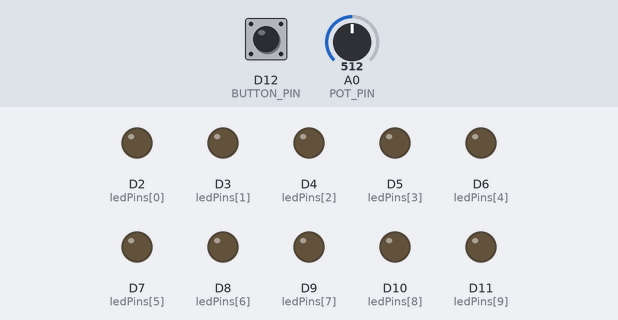
Recording of a sketch running on a simulated Arduino Uno R4 Minima. Parts: output pins drawn as LEDs (lit = HIGH). The test bench sets the inputs (shaded band); at power-on: A0 (POT_PIN) = 512, D12 (BUTTON_PIN) HIGH (analog values on the 0–1023 scale).

Above: at 1.2 s.
1.3 s: A0 (POT_PIN) set to 546
2.8 s: A0 (POT_PIN) set to 575
At 3.3 s:
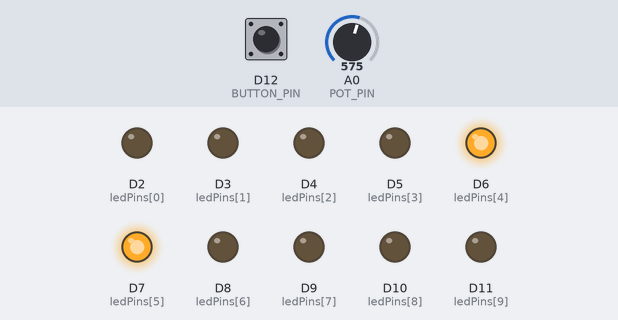
At 4.0 s:
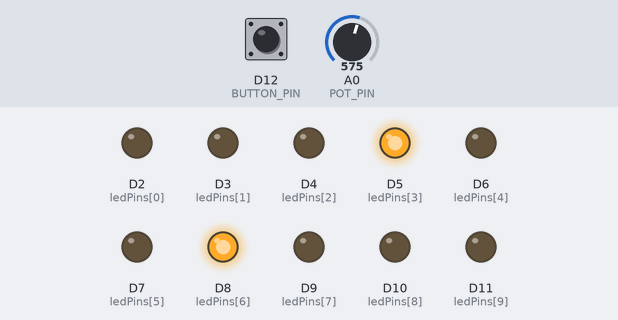
5.8 s: A0 (POT_PIN) set to 511
At 6.5 s:
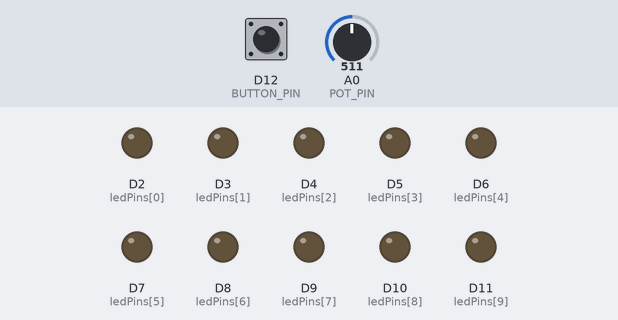
Timing chart, 0 to 8.8 s (numbered marks = the images above; inputs shaded):
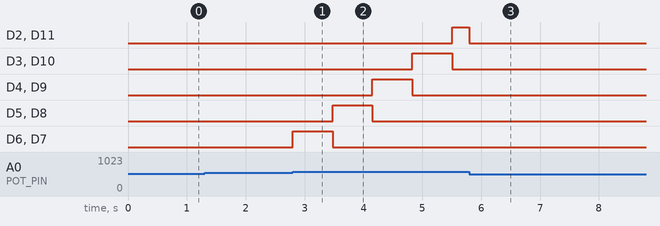

Measured:
- the behaviour switches between 557 and 558 on A0 (POT_PIN) (found by bisection; images 0 and 1)
- after the input at 1.3 s, every drawn part: stays the same
- after the input at 2.8 s, D2 (ledPins[0]): LOW → HIGH after 2.7 s; D3 (ledPins[1]): LOW → HIGH after 2.0 s, → LOW 0.68 s later
- after the input at 5.8 s, D3 (ledPins[1]), D4 (ledPins[2]), D5 (ledPins[3]), D6 (ledPins[4]), D7 (ledPins[5]), D8 (ledPins[6]), D9 (ledPins[7]), D10 (ledPins[8]): stops changing and stays LOW

The sketch:

test2.ino
```cpp
/*
  Bidirectional LED Flow - 10 LEDs

  Potentiometer (A0):
  - Clockwise: LEDs flow from center to outside.
  - Counterclockwise: LEDs flow from outside to center.
  - Further from center = faster animation.
  - Center position = animation stops.

  Button (D12):
  - Press once to pause.
  - Press again to continue.

  No buzzer.
*/

// ==================== LED settings ====================

const int ledPins[] = {
  2, 3, 4, 5, 6, 7, 8, 9, 10, 11
};

const int ledCount = 10;

// Five symmetrical LED pairs.
// Pair 0: LEDs 5 and 6 (indexes 4 and 5)
// Pair 1: LEDs 4 and 7 (indexes 3 and 6)
// Pair 2: LEDs 3 and 8 (indexes 2 and 7)
// Pair 3: LEDs 2 and 9 (indexes 1 and 8)
// Pair 4: LEDs 1 and 10 (indexes 0 and 9)

const int PAIR_COUNT = ledCount / 2;

// ==================== Pin settings ====================

const int POT_PIN = A0;
const int BUTTON_PIN = 12;

// ==================== Potentiometer settings ====================

const int ADC_MAX = 1023;
const int POT_CENTER = 512;

const int CENTER_DEAD_ZONE = 45;

// ==================== Speed settings ====================

const unsigned long MIN_FLOW_DELAY = 70;
const unsigned long MAX_FLOW_DELAY = 700;

// ==================== Button settings ====================

const unsigned long DEBOUNCE_DELAY = 40;

bool lastButtonReading = HIGH;
bool stableButtonState = HIGH;

unsigned long lastDebounceTime = 0;

// ==================== Game state ====================

bool isRunning = true;

int currentPair = 0;

//  1 = center to outside
// -1 = outside to center
//  0 = potentiometer in center

int flowDirection = 0;
int lastFlowDirection = 0;

// ==================== Timing ====================

unsigned long lastLedTime = 0;

// ==================== Setup ====================

void setup() {

  analogReadResolution(10);

  for (int i = 0; i < ledCount; i++) {
    pinMode(ledPins[i], OUTPUT);
    digitalWrite(ledPins[i], LOW);
  }

  pinMode(BUTTON_PIN, INPUT_PULLUP);

  currentPair = 0;
  showLedPair(currentPair);
}

// ==================== Main loop ====================

void loop() {

  handleButton();

  if (!isRunning) {
    return;
  }

  int potValue = analogRead(POT_PIN);

  updateFlowDirection(potValue);

  // Stop animation when potentiometer is centered.

  if (flowDirection == 0) {
    turnOffAllLeds();
    return;
  }

  // Restart animation when direction changes.

  if (flowDirection != lastFlowDirection) {

    if (flowDirection > 0) {
      currentPair = 0;
    } else {
      currentPair = PAIR_COUNT - 1;
    }

    showLedPair(currentPair);

    lastFlowDirection = flowDirection;
    lastLedTime = millis();
  }

  int distanceFromCenter =
    abs(potValue - POT_CENTER);

  int maximumDistance;

  if (potValue >= POT_CENTER) {
    maximumDistance = ADC_MAX - POT_CENTER;
  } else {
    maximumDistance = POT_CENTER;
  }

  // Calculate animation speed.

  unsigned long flowDelay = map(
    distanceFromCenter,
    CENTER_DEAD_ZONE,
    maximumDistance,
    MAX_FLOW_DELAY,
    MIN_FLOW_DELAY
  );

  flowDelay = constrain(
    flowDelay,
    MIN_FLOW_DELAY,
    MAX_FLOW_DELAY
  );

  // Advance animation.

  if (millis() - lastLedTime >= flowDelay) {

    lastLedTime = millis();

    advanceLedPair();

    showLedPair(currentPair);
  }
}

// ==================== Potentiometer direction ====================

void updateFlowDirection(int potValue) {

  if (potValue > POT_CENTER + CENTER_DEAD_ZONE) {

    flowDirection = 1;

  } else if (potValue < POT_CENTER - CENTER_DEAD_ZONE) {

    flowDirection = -1;

  } else {

    flowDirection = 0;
    lastFlowDirection = 0;
  }
}

// ==================== LED animation ====================

void advanceLedPair() {

  if (flowDirection > 0) {

    currentPair++;

    if (currentPair >= PAIR_COUNT) {
      currentPair = 0;
    }

  } else {

    currentPair--;

    if (currentPair < 0) {
      currentPair = PAIR_COUNT - 1;
    }
  }
}

// ==================== Display LED pair ====================

void showLedPair(int pairIndex) {

  turnOffAllLeds();

  int leftLedIndex =
    PAIR_COUNT - 1 - pairIndex;

  int rightLedIndex =
    PAIR_COUNT + pairIndex;

  digitalWrite(
    ledPins[leftLedIndex],
    HIGH
  );

  digitalWrite(
    ledPins[rightLedIndex],
    HIGH
  );
}

// ==================== Turn off all LEDs ====================

void turnOffAllLeds() {

  for (int i = 0; i < ledCount; i++) {
    digitalWrite(ledPins[i], LOW);
  }
}

// ==================== Button handling ====================

void handleButton() {

  bool currentReading =
    digitalRead(BUTTON_PIN);

  if (currentReading != lastButtonReading) {
    lastDebounceTime = millis();
  }

  if (
    millis() - lastDebounceTime >=
    DEBOUNCE_DELAY
  ) {

    if (currentReading != stableButtonState) {

      stableButtonState = currentReading;

      // INPUT_PULLUP means LOW is pressed.

      if (stableButtonState == LOW) {

        isRunning = !isRunning;

        if (!isRunning) {

          turnOffAllLeds();

        } else {

          int potValue =
            analogRead(POT_PIN);

          updateFlowDirection(potValue);

          if (flowDirection > 0) {
            currentPair = 0;

          } else if (flowDirection < 0) {
            currentPair = PAIR_COUNT - 1;

          } else {
            currentPair = 0;
          }

          showLedPair(currentPair);

          lastFlowDirection = flowDirection;

          lastLedTime = millis();
        }
      }
    }
  }

  lastButtonReading = currentReading;
}
```
